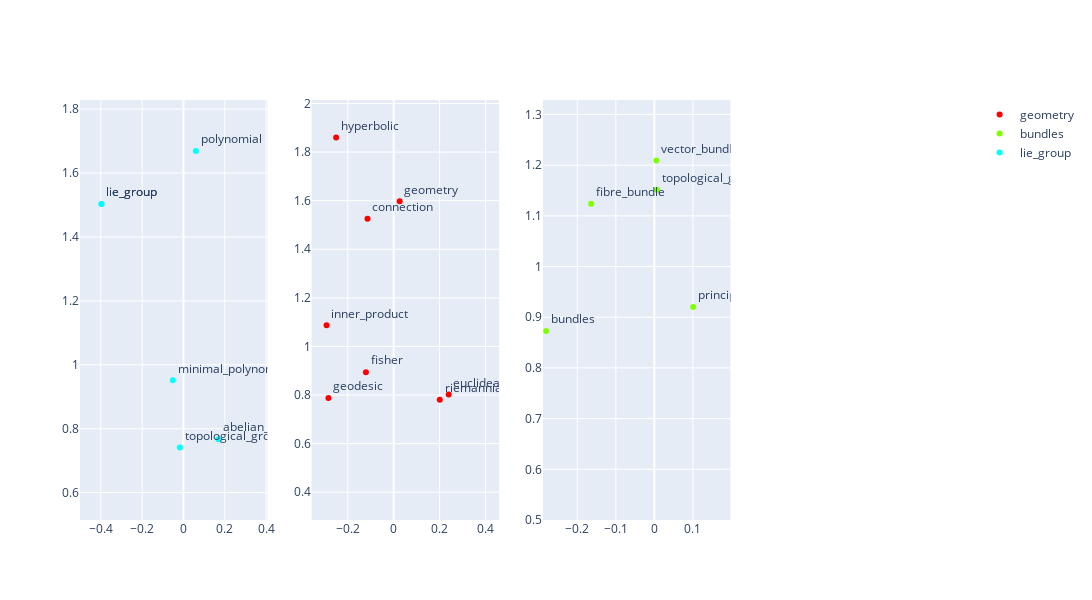

This figure's notebook cell:
### Code cell
plot_wordnet_embeddings(hyp_model, gaussians, labeled_word_dict, ratio_words=1)

### Figure 1 — Plotly figure (JSON) as saved in the notebook; plotly's stock layout.template omitted (floating-point values rounded to 4 significant figures)
{"data": [{"marker": {"color": "rgb(255, 0, 0)"}, "mode": "markers+text", "name": "geometry", "text": ["riemannian_metric", "inner_product", "geodesic", "connection", "hyperbolic", "euclidean", "fisher", "geometry"], "textposition": "top right", "type": "scatter", "x": [0.2007, -0.2923, -0.284, -0.114, -0.2506, 0.2396, -0.1209, 0.02615], "xaxis": "x2", "y": [0.7809, 1.087, 0.7883, 1.526, 1.86, 0.8025, 0.8939, 1.597], "yaxis": "y2"}, {"marker": {"color": "rgb(127, 255, 0)"}, "mode": "markers+text", "name": "bundles", "text": ["vector_bundle", "principal_bundle", "topological_group", "fibre_bundle", "polynomial", "bundles"], "textposition": "top right", "type": "scatter", "x": [0.005174, 0.1006, 0.007087, -0.1641, -0.8155, -0.2808], "xaxis": "x3", "y": [1.209, 0.9203, 1.151, 1.124, 0.6887, 0.8727], "yaxis": "y3"}, {"marker": {"color": "rgb(0, 255, 255)"}, "mode": "markers+text", "name": "lie_group", "text": ["group", "abelian_group", "lie_group", "topological_group", "minimal_polynomial", "polynomial", "lie_group"], "textposition": "top right", "type": "scatter", "x": [0.3628, 0.1691, -0.3969, -0.01686, -0.05158, 0.06054, -0.3969], "xaxis": "x", "y": [6.378, 0.7671, 1.503, 0.7414, 0.9515, 1.669, 1.503], "yaxis": "y"}], "layout": {"height": 600, "width": 2400, "xaxis": {"anchor": "y", "autorange": false, "domain": [0, 0.2125], "range": [-0.5008, 0.4066], "type": "linear"}, "xaxis2": {"anchor": "y2", "autorange": false, "domain": [0.2625, 0.475], "range": [-0.3578, 0.4584], "type": "linear"}, "xaxis3": {"anchor": "y3", "autorange": false, "domain": [0.525, 0.7375], "range": [-0.2888, 0.1974], "type": "linear"}, "xaxis4": {"anchor": "y4", "domain": [0.7875, 1]}, "yaxis": {"anchor": "x", "autorange": false, "domain": [0, 1], "range": [0.5143, 1.829], "type": "linear"}, "yaxis2": {"anchor": "x2", "autorange": false, "domain": [0, 1], "range": [0.2857, 2.014], "type": "linear"}, "yaxis3": {"anchor": "x3", "autorange": false, "domain": [0, 1], "range": [0.5, 1.329], "type": "linear"}, "yaxis4": {"anchor": "x4", "domain": [0, 1]}}}
